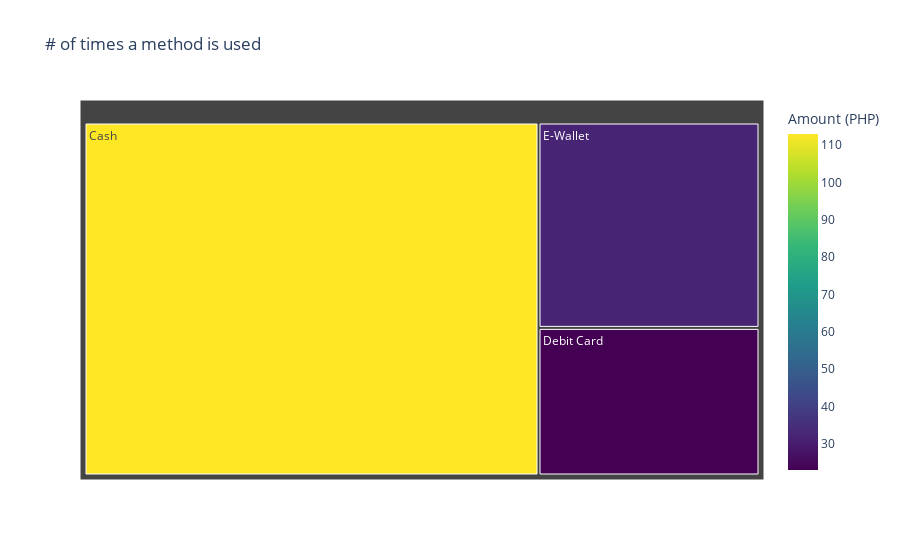

Notebook code cell kept with this figure:
### Code cell
# Tree Map per method

# Data Visualization by TreeMap

# Group the DataFrame by 'Location' and calculate the total 'Amount' for each location
Method_totals = df.groupby('Payment Method')['Amount (PHP)'].count().reset_index()

# Create the Treemap Visualization

# Sort the data by the total amount in descending order
Method_totals = Method_totals.sort_values(by='Amount (PHP)', ascending=False)

# Create the treemap visualization using Plotly Express
fig = px.treemap(Method_totals, path=['Payment Method'], values='Amount (PHP)', color='Amount (PHP)',
                 color_continuous_scale='Viridis', title='# of times a method is used')

# Show the plot
fig.show()

### Figure 1 — Plotly figure (JSON) as saved in the notebook; plotly's stock layout.template omitted (floating-point values rounded to 4 significant figures)
{"data": [{"branchvalues": "total", "customdata": [[113], [23], [32]], "domain": {"x": [0, 1], "y": [0, 1]}, "hovertemplate": "labels=%{label}<br>Amount (PHP)_sum=%{value}<br>parent=%{parent}<br>id=%{id}<br>Amount (PHP)=%{color}<extra></extra>", "ids": ["Cash", "Debit Card", "E-Wallet"], "labels": ["Cash", "Debit Card", "E-Wallet"], "marker": {"coloraxis": "coloraxis", "colors": [113, 23, 32]}, "name": "", "parents": ["", "", ""], "type": "treemap", "values": [113, 23, 32]}], "layout": {"coloraxis": {"colorbar": {"title": {"text": "Amount (PHP)"}}, "colorscale": [[0, "#440154"], [0.1111, "#482878"], [0.2222, "#3e4989"], [0.3333, "#31688e"], [0.4444, "#26828e"], [0.5556, "#1f9e89"], [0.6667, "#35b779"], [0.7778, "#6ece58"], [0.8889, "#b5de2b"], [1, "#fde725"]]}, "legend": {"tracegroupgap": 0}, "title": {"text": "# of times a method is used"}}}
